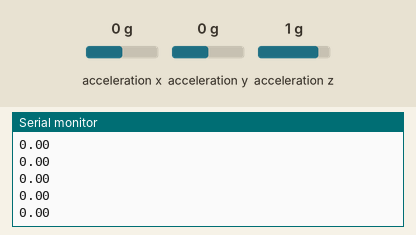
Simulated run of this sketch. Board: Arduino Uno, built with avr-gcc and run on an emulated ATmega328P. Parts: the last lines printed to the serial monitor. The inputs (shaded band) are chosen by the test bench; at power-on: acceleration y 0 g, acceleration x 0 g, acceleration z 1 g.

Above: at 1.2 s.
1.3 s: acceleration y set to -1.4 g
At 2.1 s:
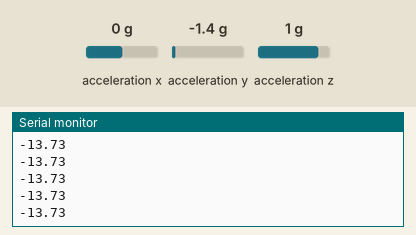
2.8 s: acceleration y set to -0.8 g
At 3.5 s:
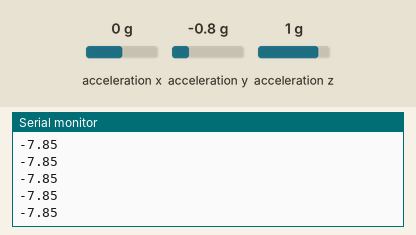
Timing chart, 0 to 5.8 s (numbered marks = the images above; inputs shaded):
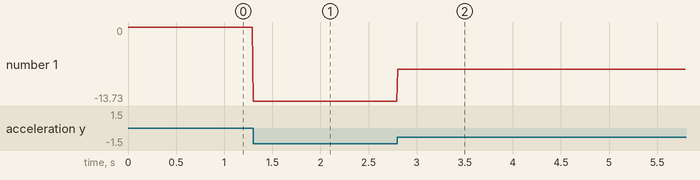

Measured:
- after the input at 1.3 s, the serial monitor: prints a new line at once (image 1)
- after the input at 2.8 s, the serial monitor: prints a new line at once (image 2)
- plotted number 1: 0 → -13.73 after the input at 1.3 s, -13.73 → -7.85 after the input at 2.8 s

The sketch:

slot.ino
```cpp
#include <Wire.h>
#include <Adafruit_Sensor.h>
#include <Adafruit_ADXL345_U.h>

Adafruit_ADXL345_Unified accel = Adafruit_ADXL345_Unified();

void setup(void)
{
   Serial.begin(9600);
   if(!accel.begin())
   {
      Serial.println("No ADXL345 sensor detected.");
      while(1);
   }
}

void loop()
{
   sensors_event_t event;
   accel.getEvent(&event);
   //Serial.print("X: ");
   Serial.println(event.acceleration.y); //Serial.print("  ");
//   Serial.print("Y: "); Serial.print(event.acceleration.y); Serial.print("  ");
//   Serial.print("Z: "); Serial.print(event.acceleration.z); Serial.print("  ");
//   Serial.println("m/s^2 ");
   delay(10);
}
```
